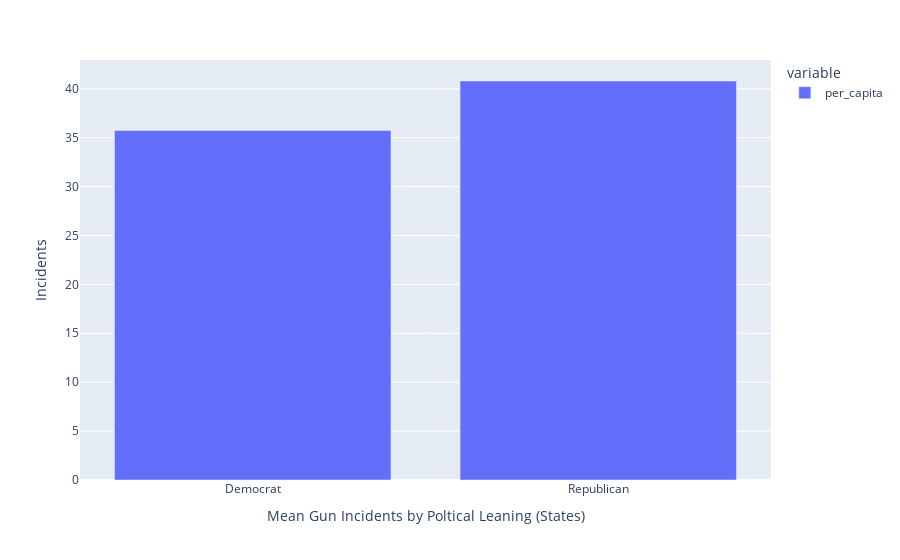

Notebook code for this chart:
### Code cell
px.bar(state_stats1.groupby(['Gov_Political_Affiliation'])['per_capita'].mean(), labels={
                     "Gov_Political_Affiliation": "Mean Gun Incidents by Poltical Leaning (States)",
                     "value": "Incidents",
                     "per_capita": "incident average"})

### Figure 1 — Plotly figure (JSON) as saved in the notebook; plotly's stock layout.template omitted (floating-point values rounded to 4 significant figures)
{"data": [{"alignmentgroup": "True", "hovertemplate": "variable=per_capita<br>Mean Gun Incidents by Poltical Leaning (States)=%{x}<br>Incidents=%{y}<extra></extra>", "legendgroup": "per_capita", "marker": {"color": "#636efa", "pattern": {"shape": ""}}, "name": "per_capita", "offsetgroup": "per_capita", "orientation": "v", "showlegend": true, "textposition": "auto", "type": "bar", "x": ["Democrat", "Republican"], "xaxis": "x", "y": [35.74, 40.79], "yaxis": "y"}], "layout": {"barmode": "relative", "legend": {"title": {"text": "variable"}, "tracegroupgap": 0}, "margin": {"t": 60}, "xaxis": {"anchor": "y", "domain": [0, 1], "title": {"text": "Mean Gun Incidents by Poltical Leaning (States)"}}, "yaxis": {"anchor": "x", "domain": [0, 1], "title": {"text": "Incidents"}}}}
